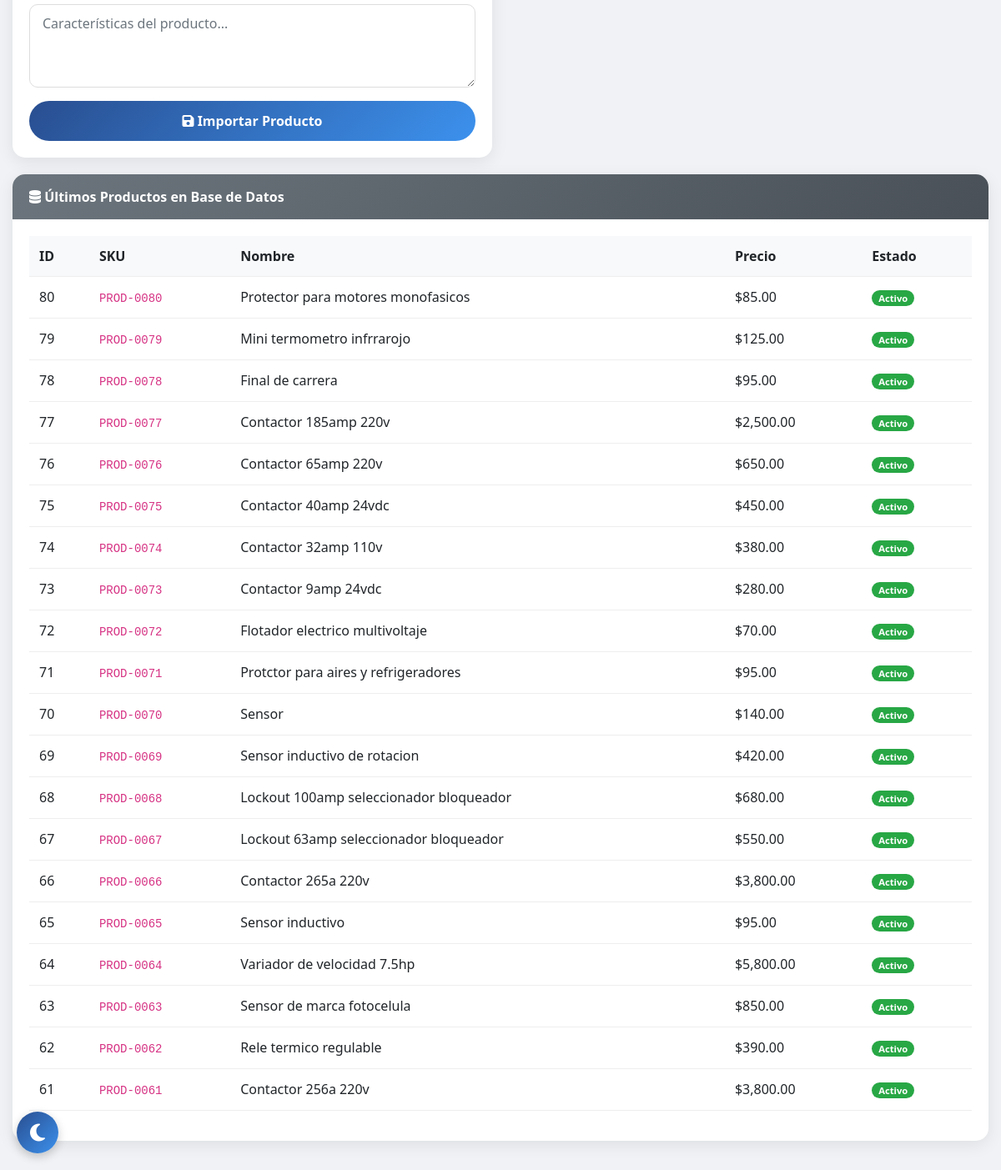
The app's page /producto/crear_producto.php (signed in, lower part), older data.
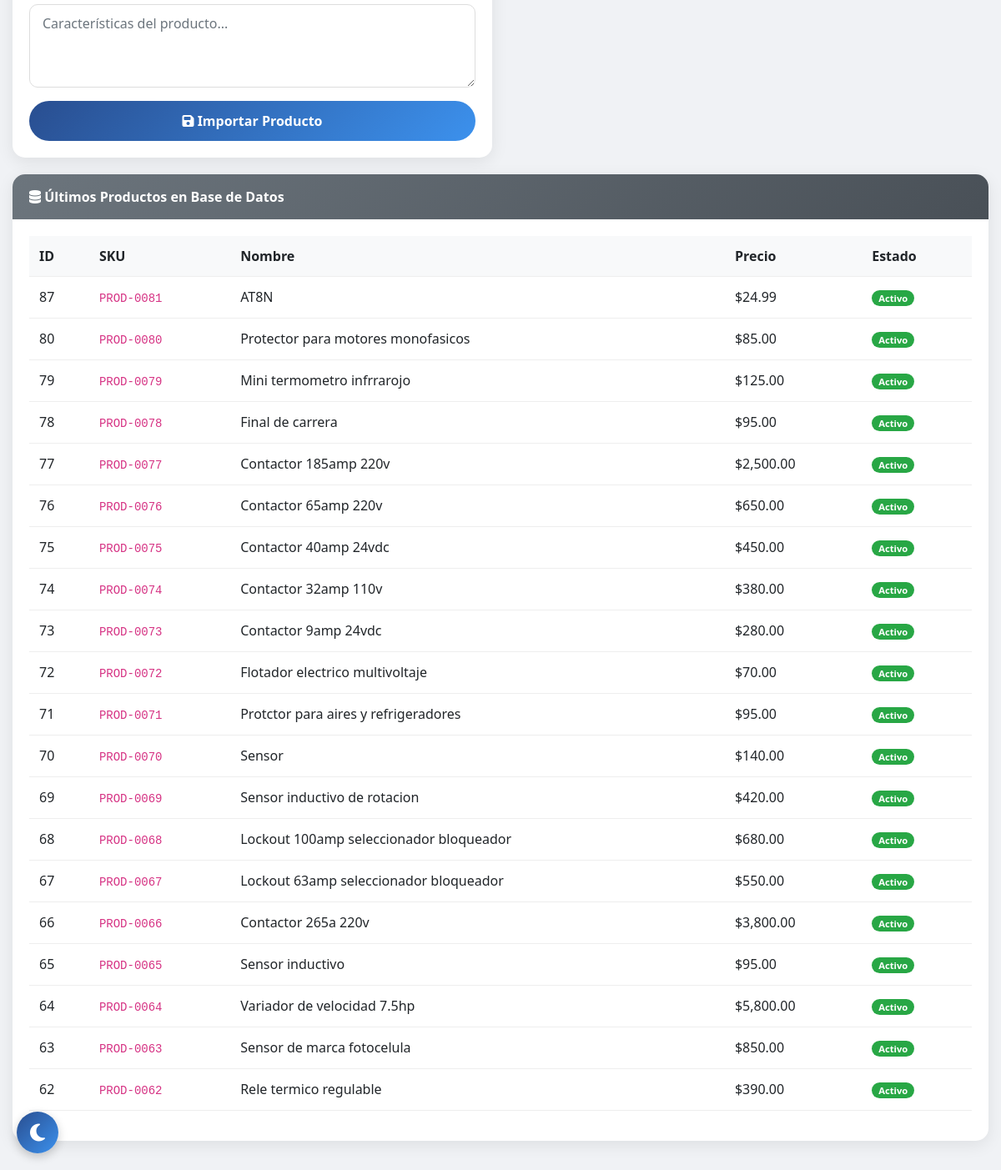
The same page, newer data.
### tables this page shows
CREATE TABLE `products` (
  `id` int NOT NULL AUTO_INCREMENT,
  `sku` varchar(100) DEFAULT NULL,
  `name` varchar(255) NOT NULL,
  `price` decimal(10,2) NOT NULL,
  `image_url` varchar(512) DEFAULT NULL,
  `description` text,
  `category` varchar(100) DEFAULT 'General',
  `rating` decimal(2,1) DEFAULT '0.0',
  `views_count` int DEFAULT '0',
  `specs` text,
  `stock` int DEFAULT '0',
  `is_featured` tinyint(1) DEFAULT '0',
  `weight` decimal(10,2) DEFAULT '0.00',
  `dimensions` varchar(100) DEFAULT NULL,
  `currency` varchar(3) DEFAULT 'Bs',
  `active` tinyint(1) NOT NULL DEFAULT '1',
  `deleted_at` datetime DEFAULT NULL,
  `created_at` timestamp NULL DEFAULT CURRENT_TIMESTAMP,
  `updated_at` timestamp NULL DEFAULT CURRENT_TIMESTAMP ON UPDATE CURRENT_TIMESTAMP,
  PRIMARY KEY (`id`),
  UNIQUE KEY `sku` (`sku`)
);

### producto/crear_producto.php (the view, shortened to what this page needs)
<?php
$servername = "localhost";
$username = "root";
$password = "";
$dbname = "carrito_db";
$conn = new mysqli($servername, $username, $password, $dbname);
$conn->set_charset("utf8mb4");
$productos_existentes = [];
$result = $conn->query("SELECT id, sku, name, price, active FROM products ORDER BY id DESC LIMIT 20");
if ($result && $result->num_rows > 0) {
    while ($row = $result->fetch_assoc()) {
        $productos_existentes[] = $row;
    }
}
?>
<!DOCTYPE html>
<html lang="es">
<head>
    <link href="https://cdn.jsdelivr.net/npm/bootstrap@5.2.3/dist/css/bootstrap.min.css" rel="stylesheet">
    <link rel="stylesheet" href="https://cdnjs.cloudflare.com/ajax/libs/font-awesome/6.4.0/css/all.min.css">
</head>
<body>
<div class="container">
    <div class="row">
        <div class="col-md-6">
            <div class="card-custom import-card">
                <div class="card-body-custom">
                    <form method="POST" id="formIndividual">
                        <div class="mb-3">
                            <textarea class="form-control" name="descripcion" rows="3"
                                      placeholder="Características del producto..."></textarea>
                        </div>
                        <button type="submit" class="btn-submit" id="btnIndividual">
                            <i class="fas fa-save"></i> Importar Producto
                        </button>
                    </form>
                </div>
            </div>
        </div>
        <div class="col-md-6">
        </div>
    </div>
    <div class="card-custom">
        <div class="card-header-custom" style="background: linear-gradient(135deg, #6c757d, #495057);">
            <i class="fas fa-database"></i> Últimos Productos en Base de Datos
        </div>
        <div class="card-body-custom">
            <div class="table-responsive">
                <table class="table">
                    <thead>
                        <tr>
                            <th>ID</th>
                            <th>SKU</th>
                            <th>Nombre</th>
                            <th>Precio</th>
                            <th>Estado</th>
                        </tr>
                    </thead>
                    <tbody>
                        <?php if (empty($productos_existentes)): ?>
                            <tr>
                                <td colspan="5" class="text-center text-muted">No hay productos registrados</td>
                            </tr>
                        <?php else: ?>
                            <?php foreach ($productos_existentes as $prod): ?>
                            <tr>
                                <td><?php echo $prod['id']; ?></td>
                                <td><code><?php echo htmlspecialchars($prod['sku'] ?? 'N/A'); ?></code></td>
                                <td><?php echo htmlspecialchars(substr($prod['name'], 0, 50)); ?></td>
                                <td>$<?php echo number_format($prod['price'], 2); ?></td>
                                <td>
                                    <?php if ($prod['active'] == 1): ?>
                                        <span class="badge badge-success">Activo</span>
                                    <?php else: ?>
                                        <span class="badge badge-danger">Inactivo</span>
                                    <?php endif; ?>
                                </td>
                            </tr>
                            <?php endforeach; ?>
                        <?php endif; ?>
                    </tbody>
                </table>
            </div>
        </div>
    </div>
</div>
<button class="dark-mode-toggle" id="darkModeToggle" aria-label="Modo oscuro/claro">
    <i class="fas fa-moon"></i>
</button>
</body>
</html>

Row changes from the older to the newer data that the page shows:
no longer on this page (row edited): products: id "61", sku "PROD-0061", name "Contactor 256a 220v", price "3,800.00", active "Activo"
added products: id "87", sku "PROD-0081", name "AT8N", price "24.99", active "Activo"
